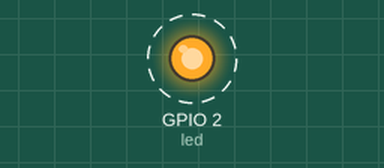
Simulated run of this program. Board: ESP32 board running MicroPython. On the bench: output pins drawn as LEDs (lit = HIGH). Dashed ring = blinking.

Above: at 0.2 s.
Timing chart, 0 to 3.0 s (numbered marks = the images above):
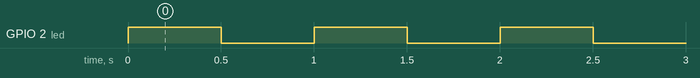

Measured:
- by itself, GPIO 2 (led): alternates HIGH for 0.50 s and LOW for 0.50 s

The program:

led.py
```python
import machine
import time


def say():
    print("hello esp32 iot")


def main():
    led = machine.Pin(2, machine.Pin.OUT)

    while True:
        led.value(1)
        time.sleep(0.5)
        led.value(0)
        time.sleep(0.5)


if __name__ == '__main__':
    main()
```
